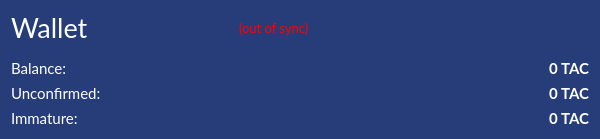
        <widget class="QFrame" name="topleftframe">
         <property name="sizePolicy">
          <sizepolicy hsizetype="Preferred" vsizetype="Preferred">
           <horstretch>0</horstretch>
           <verstretch>0</verstretch>
          </sizepolicy>
         </property>
         <property name="minimumSize">
          <size>
           <width>600</width>
           <height>0</height>
          </size>
         </property>
         <property name="toolTip">
          <string/>
         </property>
         <property name="styleSheet">
          <string notr="true">QFrame {color: rgb(255, 255, 255);
background-color: rgb(38, 61, 121);
alternate-background-color: rgb(30, 51, 105);}
QToolTip {
     color: white;
     font-size:9pt;font-family:'Lato';
     border: 4px solid ;
     border-radius: 13px;
     opacity: 700;
     border-color: rgb(30, 51, 105);
     background-color: rgb(23, 39, 79);
 }</string>
         </property>
         <layout class="QGridLayout" name="gridLayout_2">
          <item row="4" column="2" alignment="Qt::AlignTop">
           <widget class="QLabel" name="labelImmature">
            <property name="font">
             <font>
              <family>Lato</family>
              <pointsize>11</pointsize>
              <weight>75</weight>
              <bold>true</bold>
             </font>
            </property>
            <property name="toolTip">
             <string>Mined balance that has not yet matured</string>
            </property>
            <property name="text">
             <string notr="true">0 TAC</string>
            </property>
            <property name="scaledContents">
             <bool>false</bool>
            </property>
            <property name="alignment">
             <set>Qt::AlignRight|Qt::AlignTrailing|Qt::AlignVCenter</set>
            </property>
            <property name="textInteractionFlags">
             <set>Qt::LinksAccessibleByMouse|Qt::TextSelectableByKeyboard|Qt::TextSelectableByMouse</set>
            </property>
           </widget>
          </item>
          <item row="4" column="1" alignment="Qt::AlignTop">
           <widget class="QLabel" name="labelImmatureText">
            <property name="font">
             <font>
              <family>Lato</family>
              <pointsize>11</pointsize>
             </font>
            </property>
            <property name="text">
             <string>Immature:</string>
            </property>
           </widget>
          </item>
          <item row="0" column="1" colspan="2">
           <layout class="QHBoxLayout" name="horizontalLayout_4" stretch="0,0,0,0,0">
            <property name="bottomMargin">
             <number>9</number>
            </property>
            <item>
             <widget class="QLabel" name="label_5">
              <property name="sizePolicy">
               <sizepolicy hsizetype="Expanding" vsizetype="Preferred">
                <horstretch>0</horstretch>
                <verstretch>0</verstretch>
               </sizepolicy>
              </property>
              <property name="minimumSize">
               <size>
                <width>200</width>
                <height>0</height>
               </size>
              </property>
              <property name="font">
               <font>
                <family>Lato</family>
                <pointsize>20</pointsize>
                <weight>50</weight>
                <bold>false</bold>
               </font>
              </property>
              <property name="text">
               <string>Wallet</string>
              </property>
             </widget>
            </item>
            <item>
             <widget class="QLabel" name="labelWalletStatus">
              <property name="sizePolicy">
               <sizepolicy hsizetype="Fixed" vsizetype="Preferred">
                <horstretch>0</horstretch>
                <verstretch>0</verstretch>
               </sizepolicy>
              </property>
              <property name="font">
               <font>
                <family>Lato</family>
                <pointsize>10</pointsize>
               </font>
              </property>
              <property name="toolTip">
               <string>The displayed information may be out of date. Your wallet automatically synchronizes with the Talkcoin network after a connection is established, but this process has not completed yet.</string>
              </property>
              <property name="styleSheet">
               <string notr="true">QLabel { color: red; }</string>
              </property>
              <property name="text">
               <string notr="true">(out of sync)</string>
              </property>
              <property name="alignment">
               <set>Qt::AlignLeading|Qt::AlignLeft|Qt::AlignVCenter</set>
              </property>
             </widget>
            </item>
            <item>
             <spacer name="horizontalSpacer_2">
              <property name="orientation">
               <enum>Qt::Horizontal</enum>
              </property>
              <property name="sizeHint" stdset="0">
               <size>
                <width>40</width>
                <height>20</height>
               </size>
              </property>
             </spacer>
            </item>
            <item>
             <widget class="QPushButton" name="btnWallet">
              <property name="enabled">
               <bool>true</bool>
              </property>
              <property name="sizePolicy">
               <sizepolicy hsizetype="Maximum" vsizetype="Fixed">
                <horstretch>0</horstretch>
                <verstretch>0</verstretch>
               </sizepolicy>
              </property>
              <property name="minimumSize">
               <size>
                <width>40</width>
                <height>0</height>
               </size>
              </property>
              <property name="maximumSize">
               <size>
                <width>50</width>
                <height>16777215</height>
               </size>
              </property>
              <property name="styleSheet">
               <string notr="true">QPushButton
{
border:none;
background-color: transparent;
}</string>
              </property>
              <property name="text">
               <string/>
              </property>
              <property name="icon">
               <iconset resource="../talkcoin.qrc">
                <normaloff>:/icons/lock_none</normaloff>:/icons/lock_none</iconset>
              </property>
              <property name="iconSize">
               <size>
                <width>32</width>
                <height>32</height>
               </size>
              </property>
              <property name="checked">
               <bool>false</bool>
              </property>
             </widget>
            </item>
            <item>
             <widget class="QLabel" name="lblLogo">
              <property name="sizePolicy">
               <sizepolicy hsizetype="Fixed" vsizetype="Fixed">
                <horstretch>0</horstretch>
                <verstretch>0</verstretch>
               </sizepolicy>
              </property>
              <property name="text">
               <string/>
              </property>
              <property name="pixmap">
               <pixmap resource="../talkcoin.qrc">:/images/logo</pixmap>
              </property>
              <property name="scaledContents">
               <bool>false</bool>
              </property>
             </widget>
            </item>
           </layout>
          </item>
          <item row="3" column="1" alignment="Qt::AlignTop">
           <widget class="QLabel" name="label_3">
            <property name="minimumSize">
             <size>
              <width>0</width>
              <height>0</height>
             </size>
            </property>
            <property name="font">
             <font>
              <family>Lato</family>
              <pointsize>11</pointsize>
             </font>
            </property>
            <property name="text">
             <string>Unconfirmed:</string>
            </property>
           </widget>
          </item>
          <item row="2" column="2">
           <widget class="QLabel" name="labelBalance">
            <property name="minimumSize">
             <size>
              <width>90</width>
              <height>0</height>
             </size>
            </property>
            <property name="font">
             <font>
              <family>Lato</family>
              <pointsize>11</pointsize>
              <weight>75</weight>
              <bold>true</bold>
              <kerning>true</kerning>
             </font>
            </property>
            <property name="cursor">
             <cursorShape>IBeamCursor</cursorShape>
            </property>
            <property name="toolTip">
             <string>Your current balance</string>
            </property>
            <property name="text">
             <string notr="true">0 TAC</string>
            </property>
            <property name="alignment">
             <set>Qt::AlignRight|Qt::AlignTrailing|Qt::AlignVCenter</set>
            </property>
            <property name="textInteractionFlags">
             <set>Qt::LinksAccessibleByMouse|Qt::TextSelectableByKeyboard|Qt::TextSelectableByMouse</set>
            </property>
           </widget>
          </item>
          <item row="2" column="1">
           <widget class="QLabel" name="label">
            <property name="minimumSize">
             <size>
              <width>0</width>
              <height>0</height>
             </size>
            </property>
            <property name="font">
             <font>
              <family>Lato</family>
              <pointsize>11</pointsize>
             </font>
            </property>
            <property name="text">
             <string>Balance:</string>
            </property>
           </widget>
          </item>
          <item row="3" column="2" alignment="Qt::AlignTop">
           <widget class="QLabel" name="labelUnconfirmed">
            <property name="minimumSize">
             <size>
              <width>90</width>
              <height>0</height>
             </size>
            </property>
            <property name="font">
             <font>
              <family>Lato</family>
              <pointsize>11</pointsize>
              <weight>75</weight>
              <bold>true</bold>
              <kerning>true</kerning>
             </font>
            </property>
            <property name="cursor">
             <cursorShape>IBeamCursor</cursorShape>
            </property>
            <property name="toolTip">
             <string>Total of transactions that have yet to be confirmed, and do not yet count toward the current balance</string>
            </property>
            <property name="text">
             <string notr="true">0 TAC</string>
            </property>
            <property name="alignment">
             <set>Qt::AlignRight|Qt::AlignTrailing|Qt::AlignVCenter</set>
            </property>
            <property name="textInteractionFlags">
             <set>Qt::LinksAccessibleByMouse|Qt::TextSelectableByKeyboard|Qt::TextSelectableByMouse</set>
            </property>
           </widget>
          </item>
         </layout>
        </widget>
